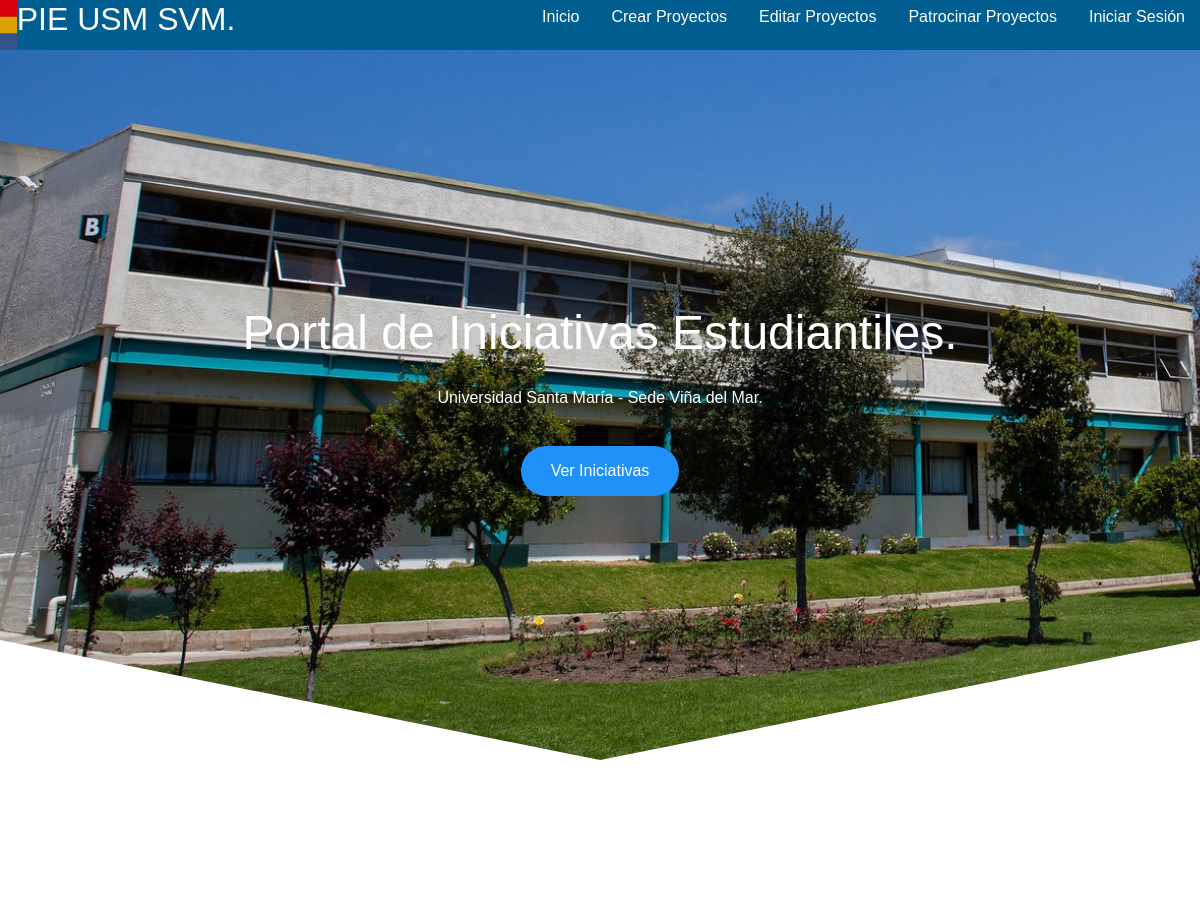
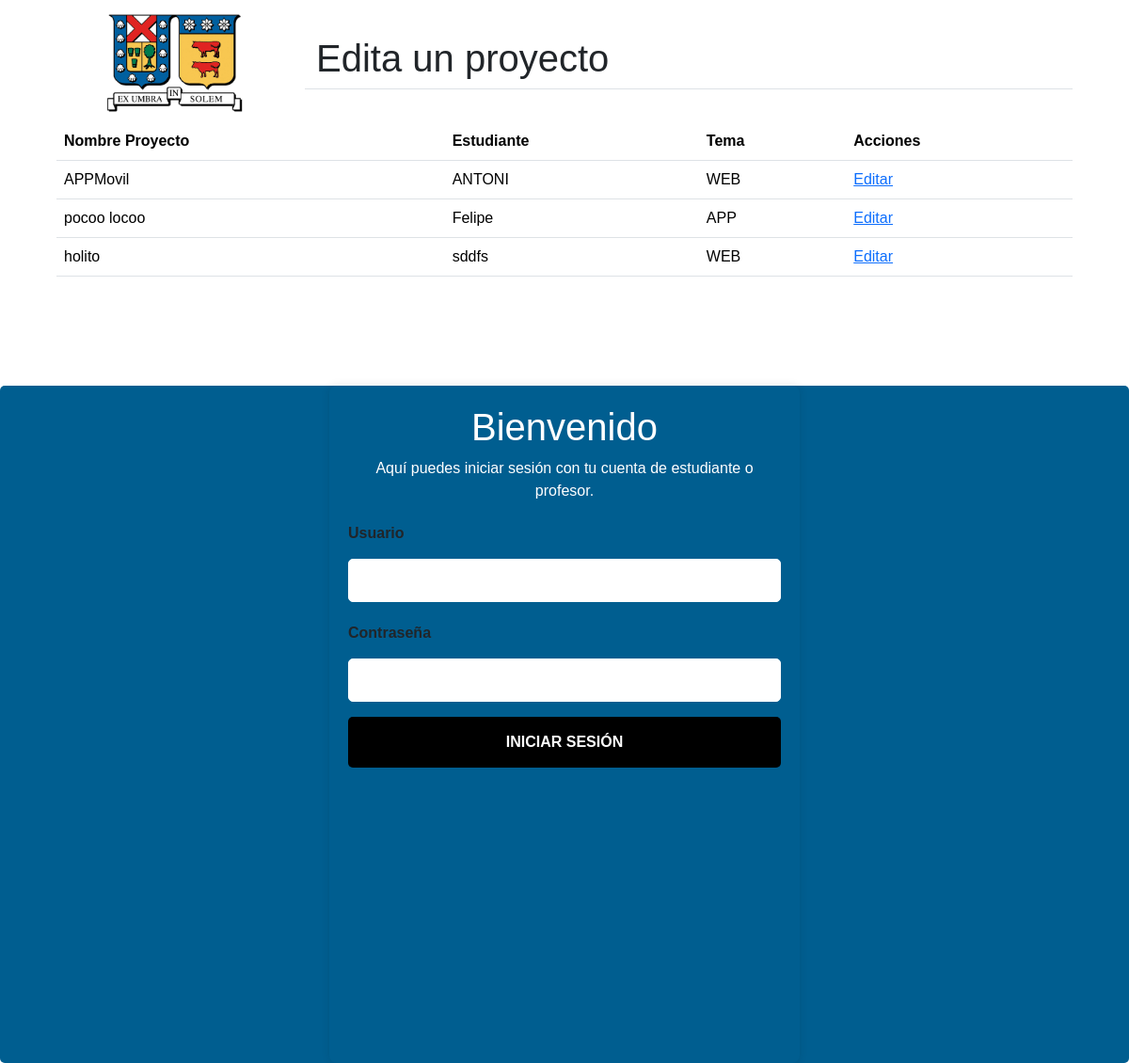
/editar, run on the app's committed database (2 pictures, top to bottom).
### comunicados/models.py (models this page shows, shortened)
class Proyecto(models.Model):
    nombrep = models.CharField(max_length=200, verbose_name="NombreP")
    estudiante = models.CharField(max_length=200, verbose_name="Estudiante")
    tema = models.CharField(max_length=200, verbose_name="Tema")
    profesor = models.CharField(max_length=200, blank=True, null=True, verbose_name="Profesor")
    email = models.EmailField(max_length=50, verbose_name="email")
    descripcion = models.CharField(max_length=200)

### comunicados/views.py (the view)
# urls.py: path('editar', views.listar, name='editar'),
def listar(request):
    proyectos = Proyecto.objects.all()
    return render(request, 'comunicados/editar.html', {'proyectos': proyectos})

### comunicados/templates/comunicados/editar.html
{% extends "comunicados/base.html" %}
{% load static %}
{% block header %}
</header>
<div class="container">
    <div class="row">
        <div class="col-md-12 col-lg-3 text-center">
            <img src="{% static 'images/Logo_UTFSM.png' %}" alt="" class="logos">
        </div>
        <div class="col-lg-9 d-flex justify-content-center align-items-center my-auto d-none d-lg-block border-bottom">
            <h1>Edita un proyecto</h1>
        </div>
    </div>
    <table class="table">
        <thead>
            <tr>
                <th>Nombre Proyecto</th>
                <th>Estudiante</th>
                <th>Tema</th>
                <th>Acciones</th>
            </tr>
        </thead>
        <tbody>
            {% for proyecto in proyectos %}
            <tr>
                <td>{{ proyecto.nombrep }}</td>
                <td>{{ proyecto.estudiante }}</td>
                <td>{{ proyecto.tema }}</td>
                <td>
                    {% if proyecto.nombrep %}
                        <a href="{% url 'editar_proyecto' proyecto.nombrep %}">Editar</a>
                    {% endif %}
                </td>
            </tr>
            {% endfor %}
        </tbody>
    </table>
</div>
{% endblock %}

### comunicados/static/css/estilos.css (style rules this page uses)
.logos { max-width: 100%; max-height: 128px; }
:root { --padding-container: 100px 0; --color-title: #001A49; }
body { font-family: 'Poppins', sans-serif; }
.container { width: 90%; max-width: 1200px; margin: 0 auto; overflow: hidden; padding: var(--padding-container); }

### data on the page
Proyecto: nombrep "APPMovil", estudiante "ANTONI", tema "WEB", shows "Editar"
Proyecto: nombrep "pocoo locoo", estudiante "Felipe", tema "APP", shows "Editar"
Proyecto: nombrep "holito", estudiante "sddfs", tema "WEB", shows "Editar"
